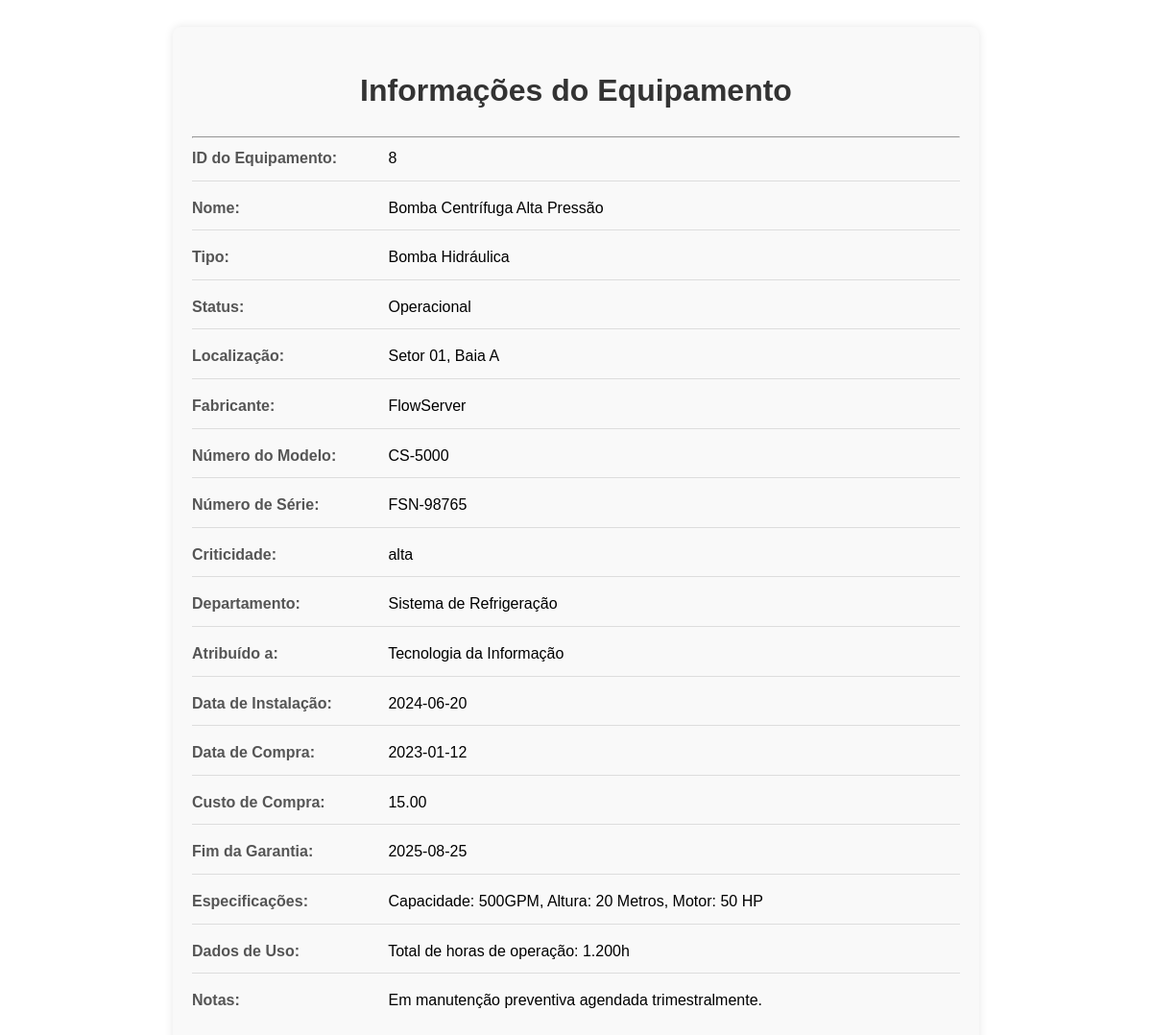
The app's page /process/exibir_equipamentos.php?id=8 with its own data.
### tables this page shows
CREATE TABLE IF NOT EXISTS `equipamentos` (
  `equipamento_id` int NOT NULL AUTO_INCREMENT,
  `nome_equipamento` varchar(255) NOT NULL,
  `tipo_equipamento` varchar(100) NOT NULL,
  `status` enum('Em manutenção','Precisa de reparo','Operacional') NOT NULL,
  `localizacao` varchar(255) NOT NULL,
  `fabricante` varchar(100) NOT NULL,
  `numero_modelo` varchar(100) DEFAULT NULL,
  `numero_serie` varchar(100) DEFAULT NULL,
  `criticidade` enum('alta','media','baixa') DEFAULT NULL,
  `departamento` varchar(100) NOT NULL,
  `atribuido_a` enum('Tecnologia da Informação','Saúde e Bem-Estar','Serviços Financeiros','Varejo e Comércio','Educação','Construção Civil','Indústria Manufatureira','Mídia e Entretenimento','Governo e Setor Público','Turismo e Hotelaria','Serviços Imobiliários','Biotecnologia','Sustentabilidade e Meio Ambiente','Marketing e Publicidade','Indústria Alimentícia','Consultoria','Setor Agrícola','Energia','Transporte e Logística','Recursos Humanos') DEFAULT NULL,
  `data_instalacao` date NOT NULL,
  `data_compra` date NOT NULL,
  `custo_compra` decimal(10,2) NOT NULL,
  `data_termino_garantia` date NOT NULL,
  `especificacoes` text,
  `dados_uso` text NOT NULL,
  `notas` text,
  `data_registro` datetime NOT NULL DEFAULT CURRENT_TIMESTAMP,
  `ultima_atualizacao` datetime NOT NULL DEFAULT CURRENT_TIMESTAMP ON UPDATE CURRENT_TIMESTAMP,
  `patrimonio` varchar(18) NOT NULL,
  `cnpj_empresa` varchar(18) NOT NULL,
  PRIMARY KEY (`equipamento_id`),
  UNIQUE KEY `numero_serie` (`numero_serie`),
  KEY `FK_equipamentos_empresas` (`cnpj_empresa`),
  CONSTRAINT `FK_equipamentos_empresas` FOREIGN KEY (`cnpj_empresa`) REFERENCES `empresas` (`cnpj`)
);

### process/exibir_equipamentos.php (the view, shortened to what this page needs)
<?php
include_once('../php/config.php');
if (isset($_GET['id'])) {
    $id = $_GET['id'];
    try {
        $stmt = $conn->prepare("SELECT * FROM equipamentos WHERE equipamento_id = :id");
        $stmt->bindParam(':id', $id, PDO::PARAM_INT);
        $stmt->execute();
        $equipamento = $stmt->fetch(PDO::FETCH_ASSOC);
    } catch (PDOException $e) {
        echo "Erro ao buscar o equipamento: " . $e->getMessage();
        exit();
    }
} else {
    echo "ID do equipamento não especificado.";
    exit();
}
?>
<!DOCTYPE html>
<html lang="pt-br">
<head>
</head>
<body>
    <div class="container">
        <h1>Informações do Equipamento</h1>
        <hr>
        <div class="info-item">
            <span class="info-label">ID do Equipamento:</span>
            <span><?= htmlspecialchars($equipamento['equipamento_id'], ENT_QUOTES, 'UTF-8') ?></span>
        </div>
        <div class="info-item">
            <span class="info-label">Nome:</span>
            <span><?= htmlspecialchars($equipamento['nome_equipamento'], ENT_QUOTES, 'UTF-8') ?></span>
        </div>
        <div class="info-item">
            <span class="info-label">Tipo:</span>
            <span><?= htmlspecialchars($equipamento['tipo_equipamento'], ENT_QUOTES, 'UTF-8') ?></span>
        </div>
        <div class="info-item">
            <span class="info-label">Status:</span>
            <span><?= htmlspecialchars($equipamento['status'], ENT_QUOTES, 'UTF-8') ?></span>
        </div>
        <div class="info-item">
            <span class="info-label">Localização:</span>
            <span><?= htmlspecialchars($equipamento['localizacao'], ENT_QUOTES, 'UTF-8') ?></span>
        </div>
        <div class="info-item">
            <span class="info-label">Fabricante:</span>
            <span><?= htmlspecialchars($equipamento['fabricante'], ENT_QUOTES, 'UTF-8') ?></span>
        </div>
        <div class="info-item">
            <span class="info-label">Número do Modelo:</span>
            <span><?= htmlspecialchars($equipamento['numero_modelo'], ENT_QUOTES, 'UTF-8') ?></span>
        </div>
        <div class="info-item">
            <span class="info-label">Número de Série:</span>
            <span><?= htmlspecialchars($equipamento['numero_serie'], ENT_QUOTES, 'UTF-8') ?></span>
        </div>
        <div class="info-item">
            <span class="info-label">Criticidade:</span>
            <span><?= htmlspecialchars($equipamento['criticidade'], ENT_QUOTES, 'UTF-8') ?></span>
        </div>
        <div class="info-item">
            <span class="info-label">Departamento:</span>
            <span><?= htmlspecialchars($equipamento['departamento'], ENT_QUOTES, 'UTF-8') ?></span>
        </div>
        <div class="info-item">
            <span class="info-label">Atribuído a:</span>
            <span><?= htmlspecialchars($equipamento['atribuido_a'], ENT_QUOTES, 'UTF-8') ?></span>
        </div>
        <div class="info-item">
            <span class="info-label">Data de Instalação:</span>
            <span><?= htmlspecialchars($equipamento['data_instalacao'], ENT_QUOTES, 'UTF-8') ?></span>
        </div>
        <div class="info-item">
            <span class="info-label">Data de Compra:</span>
            <span><?= htmlspecialchars($equipamento['data_compra'], ENT_QUOTES, 'UTF-8') ?></span>
        </div>
        <div class="info-item">
            <span class="info-label">Custo de Compra:</span>
            <span><?= htmlspecialchars($equipamento['custo_compra'], ENT_QUOTES, 'UTF-8') ?></span>
        </div>
        <div class="info-item">
            <span class="info-label">Fim da Garantia:</span>
            <span><?= htmlspecialchars($equipamento['data_termino_garantia'], ENT_QUOTES, 'UTF-8') ?></span>
        </div>
        <div class="info-item">
            <span class="info-label">Especificações:</span>
            <span><?= nl2br(htmlspecialchars($equipamento['especificacoes'], ENT_QUOTES, 'UTF-8')) ?></span>
        </div>
        <div class="info-item">
            <span class="info-label">Dados de Uso:</span>
            <span><?= nl2br(htmlspecialchars($equipamento['dados_uso'], ENT_QUOTES, 'UTF-8')) ?></span>
        </div>
        <div class="info-item">
            <span class="info-label">Notas:</span>
            <span><?= nl2br(htmlspecialchars($equipamento['notas'], ENT_QUOTES, 'UTF-8')) ?></span>

### process/exibir_equipamentos.php (style rules this page uses)
body { font-family: Arial, sans-serif; line-height: 1.6; padding: 20px; }
.container { max-width: 800px; margin: 0 auto; background: #f9f9f9; padding: 20px; border-radius: 8px; box-shadow: 0 0 10px rgba(0,0,0,0.1); }
h1, h2 { text-align: center; color: #333; }
.info-item { margin-bottom: 15px; border-bottom: 1px solid #ddd; padding-bottom: 10px; }
.info-item:last-child { border-bottom: none; }
.info-label { font-weight: bold; color: #555; display: inline-block; width: 200px; }

### records on screen
equipamentos: equipamento_id "8", nome_equipamento "Bomba Centrífuga Alta Pressão", tipo_equipamento "Bomba Hidráulica", status "Operacional", localizacao "Setor 01, Baia A", fabricante "FlowServer", numero_modelo "CS-5000", numero_serie "FSN-98765", criticidade "alta", departamento "Sistema de Refrigeração", atribuido_a "Tecnologia da Informação", data_instalacao "2024-06-20", data_compra "2023-01-12", custo_compra "15.00", data_termino_garantia "2025-08-25", especificacoes "Capacidade: 500GPM, Altura: 20 Metros, Motor: 50 HP", dados_uso "Total de horas de operação: 1.200h", notas "Em manutenção preventiva agendada trimestralmente."
